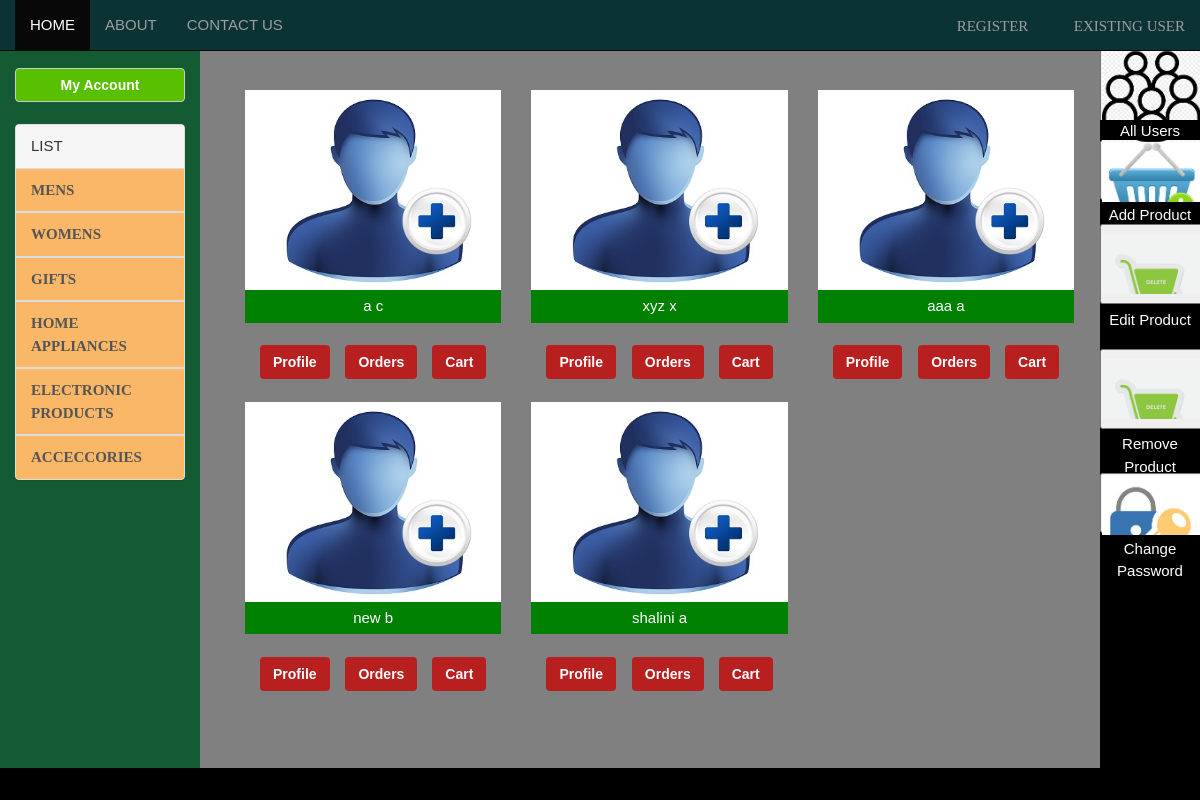
The page /allUsers.php on the database its author committed.
### tables this page shows
CREATE TABLE `user` (
  `id` int(30) NOT NULL,
  `uname` varchar(60) NOT NULL,
  `fname` varchar(60) NOT NULL,
  `lname` varchar(60) NOT NULL,
  `email` varchar(100) NOT NULL,
  `pass` varchar(60) NOT NULL,
  `image` varchar(100) DEFAULT 'images/users/3.jpg'
);

### allUsers.php (the view)
<?php
	include 'includes/header.php';
	include 'includes/left-bar.php';
	include 'config/database.php';
?>
	<div class="col-md-10" style="background:gray;min-height:570px;">
		<br/>
		<div class="col-md-11" style="background:gray;min-height:700px;">
		<br/>
		<?php
			$res=mysqli_query($link,"select * from user")or die(mysql_error());
			while($arr=mysqli_fetch_row($res))
			{
					echo "<div class='col-md-4 game'>";
					if($arr[6]!='')
						echo "<img src='$arr[6]'/>";
					else
						echo "<img src='images/icons/3.jpg'/>";
					echo "<div class='game-title' style='background:green;'>$arr[2] $arr[3]</div>";
						echo "<br/>";
						echo "<div class='col-md-4 game'>";
						echo "<form action='profile.php'>";
							echo "<button name='profile' value='$arr[0]' class='btn btn2' type='submit'>Profile</button>&nbsp;&nbsp;";
						echo "</form>";
						echo "</div>";
						echo "<div class='col-md-4 game'>";
						echo "<form action='orderHistory.php'>";
							echo "<button name='orders' value='$arr[0]' class='btn btn2' type='submit'>Orders</button>&nbsp;&nbsp;";
						echo "</form>";
						echo "</div>";
						echo "<div class='col-md-4 game'>";
						echo "<form action='cart.php'>";
							echo "<button name='cart' value='$arr[0]' class='btn btn2' type='submit' style='float:right;'>Cart</button>&nbsp;&nbsp;";
						echo "</form>";
						echo "</div>";
				echo "</div>";
			}
		?>
	</div>
	</div>
	<?php include 'includes/adminDashboardMenu.php';?>
<?php include 'includes/footer.php'?>

### css/style.css (style rules this page uses)
* { margin: 0; padding: 0; }
body { font-family: arial; font-size: 15px; color: white; line-height: 1.5em; background: #f4f4f4 }
.game { display:relative; }
.game-title { text-align: center; padding: 5px; background : #333; color: #fff; }
.game img { height:200px; width: 100%; }
.btn2 { background : #B82020; color : #ffffff; font-weight: bold; }

### rows shown on the page
user: fname "a", lname "c", $arr[0] 1 (drawn)
user: fname "xyz", lname "x", $arr[0] 2 (drawn)
user: fname "aaa", lname "a", $arr[0] 3 (drawn)
user: fname "new", lname "b", $arr[0] 4 (drawn)
user: fname "shalini", lname "a", $arr[0] 5 (drawn)
